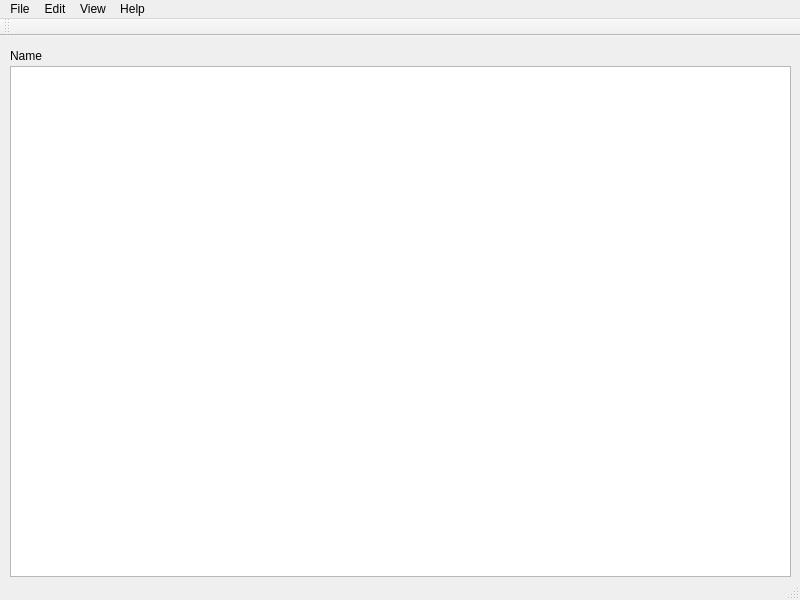
<?xml version="1.0" encoding="UTF-8"?>
<ui version="4.0">
 <class>MainWindow</class>
 <widget class="QMainWindow" name="MainWindow">
  <property name="geometry">
   <rect>
    <x>0</x>
    <y>0</y>
    <width>800</width>
    <height>600</height>
   </rect>
  </property>
  <property name="windowTitle">
   <string>MainWindow</string>
  </property>
  <widget class="QWidget" name="centralwidget">
   <widget class="QLabel" name="label">
    <property name="geometry">
     <rect>
      <x>10</x>
      <y>10</y>
      <width>61</width>
      <height>20</height>
     </rect>
    </property>
    <property name="text">
     <string>Name</string>
    </property>
   </widget>
   <widget class="QTextEdit" name="textEdit">
    <property name="geometry">
     <rect>
      <x>10</x>
      <y>30</y>
      <width>781</width>
      <height>511</height>
     </rect>
    </property>
   </widget>
  </widget>
  <widget class="QMenuBar" name="menubar">
   <property name="geometry">
    <rect>
     <x>0</x>
     <y>0</y>
     <width>800</width>
     <height>21</height>
    </rect>
   </property>
   <widget class="QMenu" name="menuFile">
    <property name="title">
     <string>File</string>
    </property>
    <addaction name="actionNew"/>
    <addaction name="actionOpen_File"/>
    <addaction name="actionSave"/>
    <addaction name="actionSave_As"/>
   </widget>
   <widget class="QMenu" name="menuEdit">
    <property name="title">
     <string>Edit</string>
    </property>
   </widget>
   <widget class="QMenu" name="menuView">
    <property name="title">
     <string>View</string>
    </property>
   </widget>
   <widget class="QMenu" name="menuHelp">
    <property name="title">
     <string>Help</string>
    </property>
    <addaction name="actionAbout_NotePad"/>
   </widget>
   <addaction name="menuFile"/>
   <addaction name="menuEdit"/>
   <addaction name="menuView"/>
   <addaction name="menuHelp"/>
  </widget>
  <widget class="QStatusBar" name="statusBar"/>
  <widget class="QToolBar" name="toolBar">
   <property name="windowTitle">
    <string>toolBar</string>
   </property>
   <attribute name="toolBarArea">
    <enum>TopToolBarArea</enum>
   </attribute>
   <attribute name="toolBarBreak">
    <bool>false</bool>
   </attribute>
  </widget>
  <action name="actionNew">
   <property name="text">
    <string>New File</string>
   </property>
  </action>
  <action name="actionOpen_File">
   <property name="text">
    <string>Open File</string>
   </property>
  </action>
  <action name="actionSave">
   <property name="text">
    <string>Save</string>
   </property>
  </action>
  <action name="actionSave_As">
   <property name="text">
    <string>Save As</string>
   </property>
  </action>
  <action name="actionAbout_NotePad">
   <property name="text">
    <string>About NotePad</string>
   </property>
  </action>
 </widget>
 <resources/>
 <connections/>
</ui>
